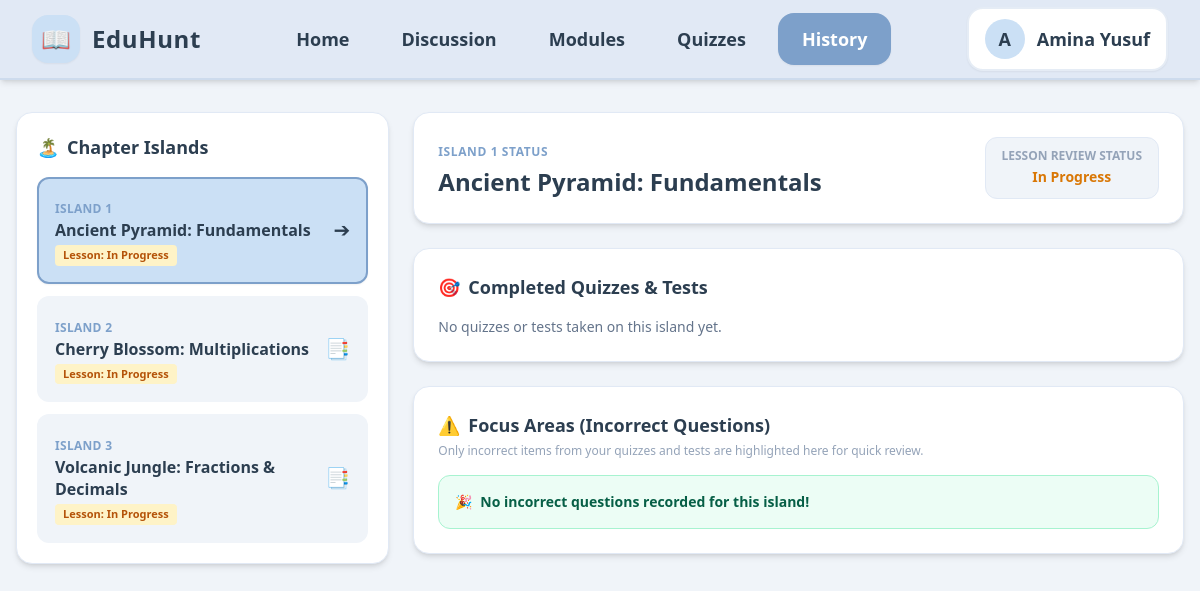
Page /student/history.php on the earlier database version.
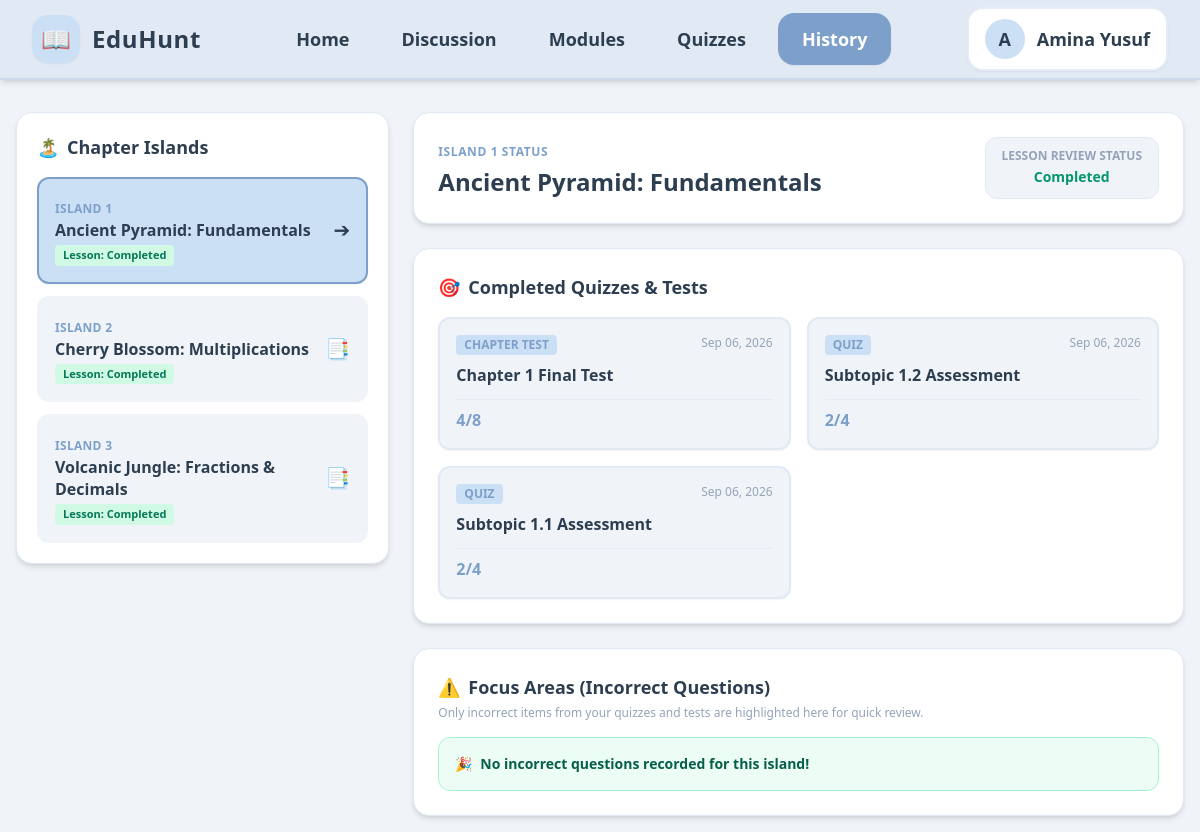
Same page on the later database version.
### tables this page shows
CREATE TABLE students (
        id INTEGER PRIMARY KEY AUTOINCREMENT, 
        classroom_id INTEGER, 
        name TEXT NOT NULL, 
        status TEXT NOT NULL, 
        score INTEGER DEFAULT 0, 
        role TEXT DEFAULT 'student', 
        FOREIGN KEY(classroom_id) REFERENCES classrooms(id) ON DELETE SET NULL
    );

CREATE TABLE student_progress (
        id INTEGER PRIMARY KEY AUTOINCREMENT, 
        student_id INTEGER NOT NULL, 
        island_id INTEGER NOT NULL, 
        chapter_name TEXT NOT NULL, 
        level INTEGER DEFAULT 0,
        status TEXT NOT NULL DEFAULT 'In Progress', 
        FOREIGN KEY(student_id) REFERENCES students(id) ON DELETE CASCADE
    );

CREATE TABLE student_assessments (
        id INTEGER PRIMARY KEY AUTOINCREMENT,
        student_id INTEGER NOT NULL,
        island_id INTEGER NOT NULL,
        title TEXT NOT NULL,
        type TEXT NOT NULL,
        score TEXT NOT NULL,
        status TEXT NOT NULL,
        submitted_at DATETIME DEFAULT CURRENT_TIMESTAMP,
        FOREIGN KEY(student_id) REFERENCES students(id) ON DELETE CASCADE
    );

### student/history.php (the view, shortened to what this page needs)
<?php
require_once __DIR__ . '/../config/db.php';
$student_id = 1;
$stmt_student = $pdo->prepare("SELECT * FROM students WHERE id = ?");
$stmt_student->execute([$student_id]);
$student = $stmt_student->fetch(PDO::FETCH_ASSOC);
$stmt_islands = $pdo->prepare("
    SELECT * FROM student_progress
    WHERE student_id = ?
    ORDER BY island_id ASC
");
$stmt_islands->execute([$student_id]);
$islands = $stmt_islands->fetchAll(PDO::FETCH_ASSOC);
$selectedIsland = isset($_GET['island_id']) ? (int)$_GET['island_id'] : 1;
$currentIslandProgress = null;
foreach ($islands as $isl) {
    if ((int)$isl['island_id'] === $selectedIsland) {
        $currentIslandProgress = $isl;
        break;
    }
}
$stmt_assessments = $pdo->prepare("
    SELECT * FROM student_assessments
    WHERE student_id = ? AND island_id = ?
    ORDER BY submitted_at DESC
");
$stmt_assessments->execute([$student_id, $selectedIsland]);
$assessments = $stmt_assessments->fetchAll(PDO::FETCH_ASSOC);
$stmt_incorrect = $pdo->prepare("
    SELECT sa.*, a.title as quiz_title
    FROM student_answers sa
    JOIN student_assessments a ON sa.assessment_id = a.id
    WHERE a.student_id = ? AND a.island_id = ? AND sa.is_correct = 0
    ORDER BY sa.id DESC
");
$stmt_incorrect->execute([$student_id, $selectedIsland]);
$incorrectAnswers = $stmt_incorrect->fetchAll(PDO::FETCH_ASSOC);
?>
<!DOCTYPE html>
<html lang="en">
<head>
    <script src="https://cdn.tailwindcss.com"></script>
    <link href="https://cdn.jsdelivr.net/npm/flowbite@2.5.1/dist/flowbite.min.css" rel="stylesheet" />
</head>
<body class="bg-pastel-bg text-pastel-text min-h-screen flex flex-col items-center justify-start p-4 pt-28">
    <nav class="bg-pastel-nav fixed w-full h-20 z-50 top-0 start-0 border-b-2 border-pastel-primary/20 shadow-md flex items-center">
        <div class="w-full max-w-[85rem] mx-auto px-8 flex items-center justify-between">
            <a href="index.php" class="flex items-center gap-3 flex-shrink-0">
                <div class="bg-pastel-badge w-12 h-12 rounded-2xl flex items-center justify-center shadow-sm">
                    <span class="text-2xl">📖</span>
                </div>
                <span class="text-2xl font-black tracking-wide text-pastel-text hidden lg:block">EduHunt</span>
            </a>
            <div class="hidden md:flex items-center justify-center flex-1 mx-6">
                <ul class="flex items-center gap-3 text-lg font-bold">
                    <li><a href="index.php" class="flex items-center px-5 py-3 rounded-2xl text-pastel-text hover:bg-pastel-card hover:text-pastel-primary">Home</a></li>
                    <li><a href="discussion.php" class="flex items-center px-5 py-3 rounded-2xl text-pastel-text hover:bg-pastel-card hover:text-pastel-primary">Discussion</a></li>
                    <li><a href="module.php" class="flex items-center px-5 py-3 rounded-2xl text-pastel-text hover:bg-pastel-card hover:text-pastel-primary">Modules</a></li>
                    <li><a href="quiz.php" class="flex items-center px-5 py-3 rounded-2xl text-pastel-text hover:bg-pastel-card hover:text-pastel-primary">Quizzes</a></li>
                    <li><a href="history.php" class="flex items-center px-6 py-3 rounded-2xl bg-pastel-primary text-white shadow-sm">History</a></li>
                </ul>
            </div>
            <div class="flex items-center flex-shrink-0">
                <button id="user-menu-button" data-dropdown-toggle="user-dropdown" type="button" class="flex items-center gap-3 py-2.5 px-4 bg-pastel-card border-2 border-pastel-primary/20 rounded-2xl shadow-sm">
                    <div class="w-10 h-10 rounded-full bg-pastel-badge flex items-center justify-center font-black text-pastel-text text-lg">
                        <?= strtoupper(substr($student['name'], 0, 1)) ?>
                    </div>
                    <span class="text-lg font-bold text-pastel-text hidden sm:block"><?= htmlspecialchars($student['name']) ?></span>
                </button>
            </div>
        </div>
    </nav>
    <main class="w-full max-w-[85rem] grid grid-cols-1 lg:grid-cols-12 gap-6">
        <section class="lg:col-span-4 bg-pastel-card border border-pastel-nav p-5 rounded-2xl shadow-md h-fit">
            <h2 class="text-lg font-black text-pastel-text mb-4 flex items-center gap-2">
                <span>🏝️</span> Chapter Islands
            </h2>
            <div class="flex flex-col gap-3">
                <?php foreach ($islands as $isl): ?>
                    <?php $isActive = ((int)$isl['island_id'] === $selectedIsland); ?>
                    <a href="history.php?island_id=<?= $isl['island_id'] ?>"
                       class="p-4 rounded-xl border-2 transition-all duration-200 flex items-center justify-between <?= $isActive ? 'bg-pastel-badge border-pastel-primary shadow-sm' : 'bg-pastel-bg border-transparent hover:border-pastel-primary/40' ?>">
                        <div>
                            <span class="text-xs font-bold text-pastel-primary uppercase tracking-wide">Island <?= $isl['island_id'] ?></span>
                            <h3 class="font-bold text-pastel-text text-base leading-snug"><?= htmlspecialchars($isl['chapter_name']) ?></h3>
                            <span class="inline-block text-[11px] font-bold px-2 py-0.5 mt-1 rounded <?= $isl['status'] === 'Completed' ? 'bg-emerald-100 text-emerald-700' : 'bg-amber-100 text-amber-700' ?>">
                                Lesson: <?= htmlspecialchars($isl['status']) ?>
                            </span>
                        </div>
                        <span class="text-xl"><?= $isActive ? '➔' : '📑' ?></span>
                    </a>
                <?php endforeach; ?>
            </div>
        </section>
        <section class="lg:col-span-8 flex flex-col gap-6">
            <div class="bg-pastel-card border border-pastel-nav p-6 rounded-2xl shadow-md flex flex-wrap justify-between items-center gap-4">
                <div>
                    <span class="text-xs font-bold text-pastel-primary uppercase tracking-wider">Island <?= $selectedIsland ?> Status</span>
                    <h1 class="text-2xl font-black text-pastel-text mt-1"><?= htmlspecialchars($currentIslandProgress['chapter_name'] ?? 'Island Details') ?></h1>
                </div>
                <div class="bg-pastel-bg px-4 py-2.5 rounded-xl border border-pastel-nav text-center">
                    <span class="text-xs font-bold text-slate-400 uppercase block">Lesson Review Status</span>
                    <span class="text-sm font-black <?= ($currentIslandProgress['status'] ?? '') === 'Completed' ? 'text-emerald-600' : 'text-amber-600' ?>">
                        <?= htmlspecialchars($currentIslandProgress['status'] ?? 'In Progress') ?>
                    </span>
                </div>
            </div>
            <div class="bg-pastel-card border border-pastel-nav p-6 rounded-2xl shadow-md">
                <h2 class="text-lg font-black text-pastel-text mb-4 flex items-center gap-2">
                    <span>🎯</span> Completed Quizzes & Tests
                </h2>
                <?php if (empty($assessments)): ?>
                    <p class="text-sm text-slate-500">No quizzes or tests taken on this island yet.</p>
                <?php else: ?>
                    <div class="grid grid-cols-1 md:grid-cols-2 gap-4">
                        <?php foreach ($assessments as $item): ?>
                            <a href="view_quiz.php?assessment_id=<?= $item['id'] ?>"
                               class="block border-2 border-pastel-nav hover:border-pastel-primary bg-pastel-bg hover:bg-white p-4 rounded-xl transition-all duration-200 shadow-sm">
                                <div class="flex justify-between items-start">
                                    <span class="text-xs font-bold px-2 py-0.5 rounded bg-pastel-badge text-pastel-primary uppercase"><?= htmlspecialchars($item['type']) ?></span>
                                    <span class="text-xs text-slate-400"><?= date('M d, Y', strtotime($item['submitted_at'])) ?></span>
                                </div>
                                <h3 class="font-bold text-pastel-text text-base mt-2"><?= htmlspecialchars($item['title']) ?></h3>
                                <div class="mt-3 flex justify-between items-center border-t border-slate-200/60 pt-2">
                                    <span class="text-base font-black text-pastel-primary"><?= htmlspecialchars($item['score']) ?></span>
                                </div>
                            </a>
                        <?php endforeach; ?>
                    </div>
                <?php endif; ?>
            </div>
            <div class="bg-pastel-card border border-pastel-nav p-6 rounded-2xl shadow-md">
                <h2 class="text-lg font-black text-pastel-text mb-1 flex items-center gap-2">
                    <span>⚠️</span> Focus Areas (Incorrect Questions)
                </h2>
                <p class="text-xs text-slate-400 mb-4">Only incorrect items from your quizzes and tests are highlighted here for quick review.</p>
                <?php if (empty($incorrectAnswers)): ?>
                    <div class="p-4 rounded-xl bg-emerald-50 border border-emerald-200 text-emerald-800 text-sm font-semibold flex items-center gap-2">
                        <span>🎉</span> No incorrect questions recorded for this island!
                    </div>
                <?php endif; ?>
            </div>
        </section>
    </main>
</body>
</html>

Differences in the rows shown:
changed student_progress "Ancient Pyramid: Fundamentals": status "In Progress" → "Completed"
changed student_progress "Cherry Blossom: Multiplications": status "In Progress" → "Completed"
changed student_progress "Volcanic Jungle: Fractions & Decimals": status "In Progress" → "Completed"
added student_assessments: type "CHAPTER TEST", submitted_at "Sep 06, 2026", title "Chapter 1 Final Test", score "4/8"
added student_assessments: type "QUIZ", submitted_at "Sep 06, 2026", title "Subtopic 1.2 Assessment", score "2/4"
added student_assessments: type "QUIZ", submitted_at "Sep 06, 2026", title "Subtopic 1.1 Assessment", score "2/4"
Other differences:
text no longer shown: "No quizzes or tests taken on this island yet."
